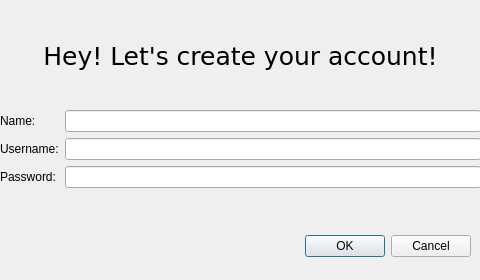
<?xml version="1.0" encoding="UTF-8"?>
<ui version="4.0">
 <class>signupDialog</class>
 <widget class="QDialog" name="signupDialog">
  <property name="geometry">
   <rect>
    <x>0</x>
    <y>0</y>
    <width>480</width>
    <height>280</height>
   </rect>
  </property>
  <property name="windowTitle">
   <string>Dialog</string>
  </property>
  <widget class="QDialogButtonBox" name="buttonBox">
   <property name="geometry">
    <rect>
     <x>10</x>
     <y>230</y>
     <width>461</width>
     <height>32</height>
    </rect>
   </property>
   <property name="orientation">
    <enum>Qt::Horizontal</enum>
   </property>
   <property name="standardButtons">
    <set>QDialogButtonBox::Cancel|QDialogButtonBox::Ok</set>
   </property>
  </widget>
  <widget class="QWidget" name="formLayoutWidget">
   <property name="geometry">
    <rect>
     <x>0</x>
     <y>110</y>
     <width>481</width>
     <height>101</height>
    </rect>
   </property>
   <layout class="QFormLayout" name="formLayout">
    <item row="0" column="0">
     <widget class="QLabel" name="nameLabel">
      <property name="text">
       <string>Name:</string>
      </property>
     </widget>
    </item>
    <item row="0" column="1">
     <widget class="QLineEdit" name="nameFill"/>
    </item>
    <item row="1" column="0">
     <widget class="QLabel" name="usernameLabel">
      <property name="text">
       <string>Username:</string>
      </property>
     </widget>
    </item>
    <item row="1" column="1">
     <widget class="QLineEdit" name="usernameFill"/>
    </item>
    <item row="2" column="0">
     <widget class="QLabel" name="passwordLabel">
      <property name="text">
       <string>Password:</string>
      </property>
     </widget>
    </item>
    <item row="2" column="1">
     <widget class="QLineEdit" name="passwordFill"/>
    </item>
   </layout>
  </widget>
  <widget class="QLabel" name="windowTitle">
   <property name="geometry">
    <rect>
     <x>30</x>
     <y>40</y>
     <width>421</width>
     <height>31</height>
    </rect>
   </property>
   <property name="font">
    <font>
     <family>DejaVu Sans</family>
     <pointsize>19</pointsize>
    </font>
   </property>
   <property name="text">
    <string>Hey! Let's create your account!</string>
   </property>
   <property name="alignment">
    <set>Qt::AlignCenter</set>
   </property>
  </widget>
 </widget>
 <resources/>
 <connections>
  <connection>
   <sender>buttonBox</sender>
   <signal>rejected()</signal>
   <receiver>signupDialog</receiver>
   <slot>close()</slot>
   <hints>
    <hint type="sourcelabel">
     <x>341</x>
     <y>243</y>
    </hint>
    <hint type="destinationlabel">
     <x>278</x>
     <y>209</y>
    </hint>
   </hints>
  </connection>
 </connections>
</ui>
